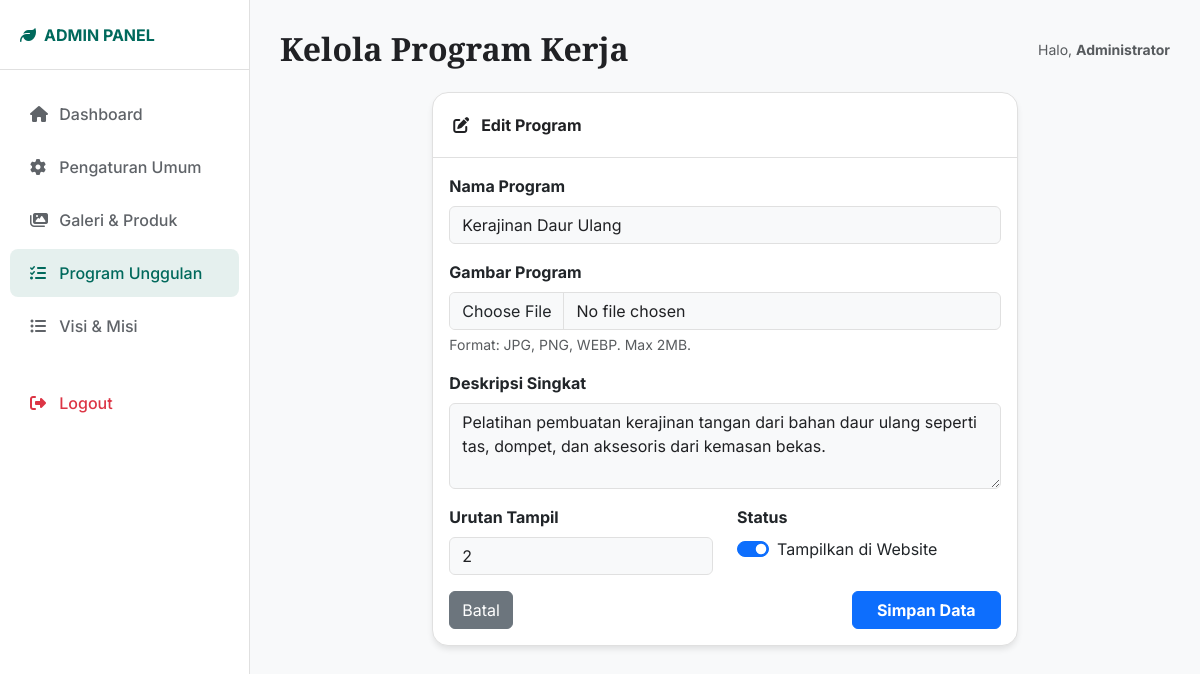
/admin/programs.php?action=edit&id=2 (signed in), run on the app's committed database.
### tables this page shows
CREATE TABLE IF NOT EXISTS programs (
    id INT PRIMARY KEY AUTO_INCREMENT,
    title VARCHAR(150) NOT NULL,
    description TEXT,
    image VARCHAR(255),
    sort_order INT DEFAULT 0,
    is_active TINYINT(1) DEFAULT 1,
    created_at TIMESTAMP DEFAULT CURRENT_TIMESTAMP,
    updated_at TIMESTAMP DEFAULT CURRENT_TIMESTAMP ON UPDATE CURRENT_TIMESTAMP
);

### admin/programs.php (the view, shortened to what this page needs)
<?php
$action = $_GET['action'] ?? 'list';
$id = $_GET['id'] ?? 0;
require_once 'includes/header.php';
$edit_item = null;
if ($action == 'edit' && $id) {
    $conn = getConnection();
    $stmt = $conn->prepare("SELECT * FROM programs WHERE id = ?");
    $stmt->execute([$id]);
    $edit_item = $stmt->fetch();
}
?>
<?php if ($action == 'list'): ?>
    <div class="card">
        <div class="card-header d-flex justify-content-between align-items-center">
            <span><i class="fas fa-tasks me-2"></i>Daftar Program Kerja</span>
            <a href="programs.php?action=add" class="btn btn-sm btn-primary"><i class="fas fa-plus me-1"></i> Tambah Baru</a>
        </div>
        <div class="card-body">
            <div class="table-responsive">
                <table class="table table-hover align-middle">
                    <thead class="table-light">
                        <tr>
                            <th width="100">Gambar</th>
                            <th>Nama Program</th>
                            <th>Deskripsi</th>
                            <th>Urutan</th>
                            <th>Status</th>
                            <th class="text-end">Aksi</th>
                        </tr>
                    </thead>
                    <tbody>
                        <?php
                        $items = get_programs(false);
                        if (empty($items)): ?>
                            <tr><td colspan="6" class="text-center py-4 text-muted">Belum ada data</td></tr>
                        <?php else: foreach ($items as $item): ?>
                            <tr>
                                <td class="text-center">
                                    <img src="<?= img_url($item['image']) ?>" class="rounded" style="width: 60px; height: 60px; object-fit: cover;">
                                </td>
                                <td class="fw-bold"><?= clean($item['title']) ?></td>
                                <td class="text-muted small"><?= clean($item['description']) ?></td>
                                <td><?= $item['sort_order'] ?></td>
                                <td>
                                    <?php if ($item['is_active']): ?>
                                        <span class="badge bg-success">Aktif</span>
                                    <?php else: ?>
                                        <span class="badge bg-secondary">Non-Aktif</span>
                                    <?php endif; ?>
                                </td>
                                <td class="text-end">
                                    <a href="programs.php?action=edit&id=<?= $item['id'] ?>" class="btn btn-sm btn-outline-secondary"><i class="fas fa-edit"></i></a>
                                    <a href="programs.php?action=delete&id=<?= $item['id'] ?>" class="btn btn-sm btn-outline-danger" onclick="return confirm('Yakin ingin menghapus program ini?')"><i class="fas fa-trash"></i></a>
                                </td>
                            </tr>
                        <?php endforeach; endif; ?>
                    </tbody>
                </table>
            </div>
        </div>
    </div>
<?php elseif ($action == 'add' || $action == 'edit'): ?>
    <div class="row justify-content-center">
        <div class="col-md-8">
            <div class="card">
                <div class="card-header">
                    <i class="fas fa-<?= $action == 'add' ? 'plus' : 'edit' ?> me-2"></i>
                    <?= $action == 'add' ? 'Tambah Program Baru' : 'Edit Program' ?>
                </div>
                <div class="card-body">
                    <form method="POST" enctype="multipart/form-data">
                        <div class="mb-3">
                            <label class="form-label fw-bold">Nama Program</label>
                            <input type="text" name="title" class="form-control" required value="<?= $edit_item['title'] ?? '' ?>">
                        </div>
                        <div class="mb-3">
                            <label class="form-label fw-bold">Gambar Program</label>
                            <input type="file" name="image" class="form-control">
                            <div class="form-text small">Format: JPG, PNG, WEBP. Max 2MB.</div>
                        </div>
                        <div class="mb-3">
                            <label class="form-label fw-bold">Deskripsi Singkat</label>
                            <textarea name="description" class="form-control" rows="3" required><?= $edit_item['description'] ?? '' ?></textarea>
                        </div>
                        <div class="row">
                            <div class="col-md-6 mb-3">
                                <label class="form-label fw-bold">Urutan Tampil</label>
                                <input type="number" name="sort_order" class="form-control" value="<?= $edit_item['sort_order'] ?? 0 ?>">
                            </div>
                            <div class="col-md-6 mb-3">
                                <label class="form-label fw-bold d-block">Status</label>
                                <div class="form-check form-switch mt-2">
                                    <input class="form-check-input" type="checkbox" name="is_active" value="1" <?= (!isset($edit_item) || $edit_item['is_active']) ? 'checked' : '' ?>>
                                    <label class="form-check-label">Tampilkan di Website</label>
                                </div>
                            </div>
                        </div>
                        <div class="d-flex justify-content-between">
                            <a href="programs.php" class="btn btn-secondary">Batal</a>
                            <button type="submit" class="btn btn-primary px-4 fw-bold">Simpan Data</button>
                        </div>
                    </form>
                </div>
            </div>
        </div>
    </div>
<?php endif; ?>
<?php require_once 'includes/footer.php'; ?>

### admin/includes/header.php (style rules this page uses)
:root { --primary: #00695c; --secondary: #4db6ac; --bg-body: #F8F9FA; --bg-card: #FFFFFF; --text-main: #202124; --text-muted: #5f6368; --border-color: #e0e0e0; }
body { font-family: 'Inter', sans-serif; background-color: var(--bg-body); color: var(--text-main); overflow-x: hidden; }
.card { background-color: var(--bg-card); border: 1px solid var(--border-color); border-radius: 16px; box-shadow: 0 4px 6px -1px rgba(0, 0, 0, 0.1); margin-bottom: 20px; }
.card-header { background: transparent; border-bottom: 1px solid var(--border-color); padding: 20px; font-weight: 700; color: var(--text-main); }
.form-control, .form-select { background-color: var(--bg-body); border: 1px solid var(--border-color); color: var(--text-main); }

### data on the page
programs: title "Kerajinan Daur Ulang", description "Pelatihan pembuatan kerajinan tangan dari bahan daur ulang seperti tas, dompet, dan aksesoris dari kemasan bekas.", sort_order "2", is_active "☑"

### other printed values
$page_title "Kelola Program Kerja"
$_SESSION['admin_name'] "Administrator"
